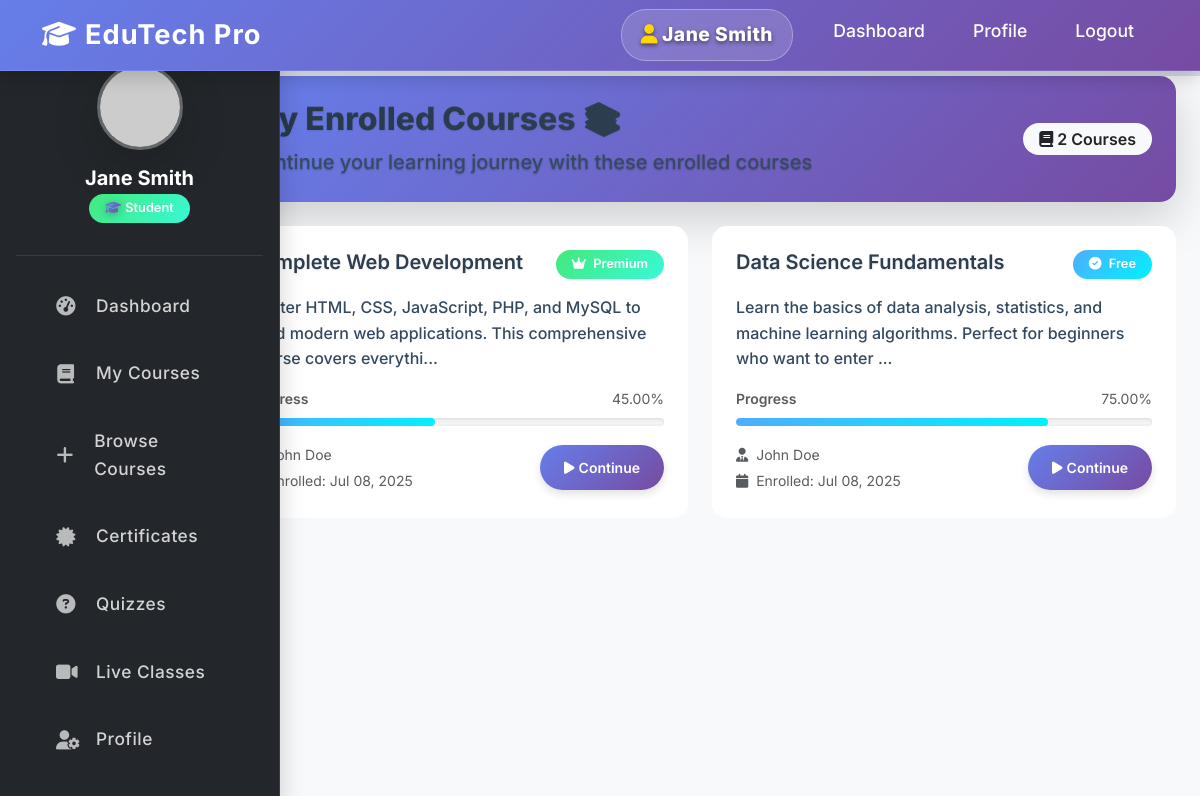
Screenshot of /student/enrolled_courses.php (signed in) with the database file from the repository.
### tables this page shows
CREATE TABLE IF NOT EXISTS `users` (
    `id` INT AUTO_INCREMENT PRIMARY KEY,
    `google_id` VARCHAR(255) UNIQUE,
    `username` VARCHAR(50) UNIQUE,
    `email` VARCHAR(100) UNIQUE NOT NULL,
    `password` VARCHAR(255),
    `full_name` VARCHAR(100) NOT NULL,
    `role` ENUM('admin', 'teacher', 'student') NOT NULL,
    `profile_image` VARCHAR(255),
    `phone` VARCHAR(20),
    `address` TEXT,
    `status` ENUM('active', 'inactive', 'pending') DEFAULT 'active',
    `created_at` TIMESTAMP DEFAULT CURRENT_TIMESTAMP,
    `updated_at` TIMESTAMP DEFAULT CURRENT_TIMESTAMP ON UPDATE CURRENT_TIMESTAMP
);

CREATE TABLE IF NOT EXISTS `enrollments` (
    `id` INT AUTO_INCREMENT PRIMARY KEY,
    `student_id` INT NOT NULL,
    `course_id` INT NOT NULL,
    `enrolled_at` TIMESTAMP DEFAULT CURRENT_TIMESTAMP,
    `progress` DECIMAL(5,2) DEFAULT 0.00,
    `completed_at` TIMESTAMP NULL,
    `last_accessed` TIMESTAMP NULL,
    `status` ENUM('active', 'completed', 'cancelled') DEFAULT 'active',
    FOREIGN KEY (`student_id`) REFERENCES `users`(`id`) ON DELETE CASCADE,
    FOREIGN KEY (`course_id`) REFERENCES `courses`(`id`) ON DELETE CASCADE,
    UNIQUE KEY `unique_enrollment` (`student_id`, `course_id`)
);

CREATE TABLE IF NOT EXISTS `courses` (
    `id` INT AUTO_INCREMENT PRIMARY KEY,
    `title` VARCHAR(200) NOT NULL,
    `description` TEXT,
    `instructor_id` INT,
    `category` VARCHAR(100),
    `level` ENUM('beginner', 'intermediate', 'advanced') DEFAULT 'beginner',
    `price` DECIMAL(10,2) DEFAULT 0.00,
    `is_premium` BOOLEAN DEFAULT FALSE,
    `thumbnail` VARCHAR(255),
    `duration` INT DEFAULT 0,
    `total_lessons` INT DEFAULT 0,
    `total_students` INT DEFAULT 0,
    `rating` DECIMAL(3,2) DEFAULT 0.00,
    `status` ENUM('draft', 'published', 'archived') DEFAULT 'draft',
    `created_at` TIMESTAMP DEFAULT CURRENT_TIMESTAMP,
    `updated_at` TIMESTAMP DEFAULT CURRENT_TIMESTAMP ON UPDATE CURRENT_TIMESTAMP,
    FOREIGN KEY (`instructor_id`) REFERENCES `users`(`id`) ON DELETE SET NULL
);

### student/enrolled_courses.php (the view, shortened to what this page needs)
<?php
require_once '../config/database.php';
$student_id = $_SESSION['student_id'];
$stmt = $pdo->prepare("SELECT * FROM users WHERE id = ?");
$stmt->execute([$student_id]);
$student = $stmt->fetch();
$stmt = $pdo->prepare("
    SELECT e.*, c.*, u.full_name as instructor_name
    FROM enrollments e
    JOIN courses c ON e.course_id = c.id
    LEFT JOIN users u ON c.instructor_id = u.id
    WHERE e.student_id = ?
    ORDER BY e.enrolled_at DESC
");
$stmt->execute([$student_id]);
$enrolledCourses = $stmt->fetchAll();
?><!DOCTYPE html>
<html lang="en">
<head>
    <link href="https://cdn.jsdelivr.net/npm/bootstrap@5.3.0/dist/css/bootstrap.min.css" rel="stylesheet">
    <link href="https://cdnjs.cloudflare.com/ajax/libs/font-awesome/6.4.0/css/all.min.css" rel="stylesheet">
    <link href="../assets/css/style.css" rel="stylesheet">
    <link href="../assets/css/student-dashboard.css" rel="stylesheet">
</head>
<body>
    <nav class="navbar navbar-expand-lg navbar-dark bg-success fixed-top">
        <div class="container">
            <a class="navbar-brand fw-bold" href="dashboard.php">
                <i class="fas fa-graduation-cap me-2"></i>EduTech Pro
            </a>
            <div class="collapse navbar-collapse" id="navbarNav">
                <ul class="navbar-nav ms-auto">
                    <li class="nav-item">
                        <span class="nav-link text-light fw-semibold">
                            <i class="fas fa-user me-1"></i><?php echo htmlspecialchars($student['full_name']); ?>
                        </span>
                    </li>
                    <li class="nav-item"><a class="nav-link" href="dashboard.php">Dashboard</a></li>
                    <li class="nav-item"><a class="nav-link" href="profile.php">Profile</a></li>
                    <li class="nav-item"><a class="nav-link" href="logout.php">Logout</a></li>
                </ul>
            </div>
        </div>
    </nav>
    <div class="container-fluid" style="margin-top: 76px;">
        <div class="row">
            <nav class="col-md-3 col-lg-2 d-md-block sidebar collapse">
                <div class="position-sticky">
                    <div class="text-center mb-4">
                        <div class="student-avatar mb-3">
                            <img src="https://ui-avatars.com/api/?name=<?php echo urlencode($student['full_name']); ?>&background=667eea&color=fff&size=80&font-size=0.4" class="rounded-circle shadow-lg" alt="Avatar">
                        </div>
                        <h5 class="text-white fw-bold mb-1"><?php echo htmlspecialchars($student['full_name']); ?></h5>
                        <span class="badge bg-warning text-dark">
                            <i class="fas fa-graduation-cap me-1"></i>Student
                        </span>
                    </div>
                    <ul class="nav flex-column">
                        <li class="nav-item">
                            <a class="nav-link" href="dashboard.php">
                                <i class="fas fa-tachometer-alt me-2"></i>
                                Dashboard
                            </a>
                        </li>
                        <li class="nav-item">
                            <a class="nav-link" href="enrolled_courses.php">
                                <i class="fas fa-book me-2"></i>
                                My Courses
                            </a>
                        </li>
                        <li class="nav-item">
                            <a class="nav-link" href="browse_courses.php">
                                <i class="fas fa-plus me-2"></i>
                                Browse Courses
                            </a>
                        </li>
                        <li class="nav-item">
                            <a class="nav-link" href="certificates.php">
                                <i class="fas fa-certificate me-2"></i>
                                Certificates
                            </a>
                        </li>
                        <li class="nav-item">
                            <a class="nav-link" href="quizzes.php">
                                <i class="fas fa-question-circle me-2"></i>
                                Quizzes
                            </a>
                        </li>
                        <li class="nav-item">
                            <a class="nav-link" href="live_classes.php">
                                <i class="fas fa-video me-2"></i>
                                Live Classes
                            </a>
                        </li>
                        <li class="nav-item">
                            <a class="nav-link" href="profile.php">
                                <i class="fas fa-user-cog me-2"></i>
                                Profile
                            </a>
                        </li>
                    </ul>
                </div>
            </nav>
            <main class="col-md-9 ms-sm-auto col-lg-10 px-md-4 dashboard-main-content">
                <div class="dashboard-hero mb-4 p-4 rounded-4 shadow-lg fade-in-up">
                    <div class="d-flex justify-content-between align-items-center">
                        <div>
                            <h1 class="h2 fw-bold text-gradient mb-2">My Enrolled Courses 📚</h1>
                            <p class="mb-0 opacity-75 fs-5">Continue your learning journey with these enrolled courses</p>
                        </div>
                        <div class="text-end">
                            <span class="badge bg-light text-dark fs-6">
                                <i class="fas fa-book me-1"></i><?php echo count($enrolledCourses); ?> Courses
                            </span>
                        </div>
                    </div>
                </div>
                <div class="row">
                    <?php if (empty($enrolledCourses)): ?>
                        <div class="col-12">
                            <div class="dashboard-card p-5 text-center empty-state">
                                <i class="fas fa-book-open fa-4x text-muted mb-4"></i>
                                <h4 class="text-muted mb-3">No courses enrolled yet</h4>
                                <p class="text-muted mb-4">Start your learning journey by browsing and enrolling in courses</p>
                                <a href="browse_courses.php" class="btn btn-primary btn-lg">
                                    <i class="fas fa-plus me-2"></i>Browse Courses
                                </a>
                            </div>
                        </div>
                    <?php else: ?>
                        <?php foreach ($enrolledCourses as $course): ?>
                            <div class="col-lg-6 mb-4 fade-in-up">
                                <div class="card h-100 position-relative">
                                    <div class="card-body p-4">
                                        <div class="d-flex justify-content-between align-items-start mb-3">
                                            <h5 class="card-title fw-bold mb-0"><?php echo htmlspecialchars($course['title']); ?></h5>
                                            <span class="badge <?php echo $course['is_premium'] ? 'bg-warning' : 'bg-success'; ?>">
                                                <i class="fas fa-<?php echo $course['is_premium'] ? 'crown' : 'check-circle'; ?> me-1"></i>
                                                <?php echo $course['is_premium'] ? 'Premium' : 'Free'; ?>
                                            </span>
                                        </div>
                                        <p class="card-text text-muted mb-3"><?php echo htmlspecialchars(substr($course['description'], 0, 120)) . '...'; ?></p>
                                        <div class="mb-3">
                                            <div class="d-flex justify-content-between align-items-center mb-2">
                                                <small class="text-muted fw-semibold">Progress</small>
                                                <small class="text-muted"><?php echo $course['progress']; ?>%</small>
                                            </div>
                                            <div class="progress" style="height: 8px;">
                                                <div class="progress-bar" role="progressbar" style="width: <?php echo $course['progress']; ?>%" aria-valuenow="<?php echo $course['progress']; ?>" aria-valuemin="0" aria-valuemax="100"></div>
                                            </div>
                                        </div>
                                        <div class="d-flex justify-content-between align-items-center">
                                            <div>
                                                <small class="text-muted">
                                                    <i class="fas fa-user-tie me-1"></i>
                                                    <?php echo htmlspecialchars($course['instructor_name']); ?>
                                                </small>
                                                <br>
                                                <small class="text-muted">
                                                    <i class="fas fa-calendar me-1"></i>
                                                    Enrolled: <?php echo date('M d, Y', strtotime($course['enrolled_at'])); ?>
                                                </small>
                                            </div>
                                            <div class="d-flex gap-2">
                                                <a href="course.php?id=<?php echo $course['id']; ?>" class="btn btn-primary btn-sm">
                                                    <i class="fas fa-play me-1"></i>Continue
                                                </a>
                                            </div>
                                        </div>
                                    </div>
                                </div>
                            </div>
                        <?php endforeach; ?>
                    <?php endif; ?>
                </div>
            </main>
        </div>
    </div>
</body>
</html>

### assets/css/style.css (style rules this page uses)
:root { --primary-color: #0d6efd; --secondary-color: #6c757d; --success-color: #198754; --warning-color: #ffc107; --danger-color: #dc3545; --light-color: #f8f9fa; --dark-color: #212529; }
* { margin: 0; padding: 0; box-sizing: border-box; }
body { font-family: 'Segoe UI', Tahoma, Geneva, Verdana, sans-serif; line-height: 1.6; color: var(--dark-color); padding-top: 76px; }
.card { transition: transform 0.3s ease, box-shadow 0.3s ease; border-radius: 15px; }
.btn { border-radius: 25px; padding: 10px 25px; font-weight: 600; transition: all 0.3s ease; }
.btn-primary { background: linear-gradient(135deg, var(--primary-color), #0056b3); border: none; }
.navbar { background: linear-gradient(90deg, #0d6efd 60%, #0056b3 100%) !important; box-shadow: 0 2px 10px rgba(0,0,0,0.08); }
.navbar .navbar-brand { font-weight: 700; font-size: 1.7rem; color: #fff !important; letter-spacing: 1px; }
.navbar .nav-link, .navbar .dropdown-toggle { color: #fff !important; font-size: 1.1rem; margin-left: 1rem; margin-right: 1rem; transition: color 0.2s; }
body { padding-top: 76px; }
.fade-in-up { animation: fadeInUp 0.6s ease-out; }
.progress { height: 10px; border-radius: 5px; background-color: #e9ecef; }
.progress-bar { border-radius: 5px; background: linear-gradient(135deg, var(--primary-color), #0056b3); }
.sidebar { background: #23272b !important; color: #f8f9fa; box-shadow: 2px 0 16px rgba(0,0,0,0.08); border-top: none !important; border-right: 1px solid #222831; margin-top: 0 !important; border-top-left-radius: 0 !important; border-top-right-radius: 0 !important; top: 0; position: sticky; height: 100vh; z-index: 1029; display: flex; flex-direction: column; min-width: 220px; padding: 2rem 1rem 1rem 1rem; }
.sidebar .text-center { margin-top: 0 !important; margin-bottom: 2rem !important; }
.sidebar .nav-link { color: #f8f9fa !important; background: transparent; padding: 0.75rem 1.25rem; border-radius: 8px; margin-bottom: 0.5rem; font-size: 1.08rem; font-weight: 500; letter-spacing: 0.5px; transition: background 0.2s, color 0.2s, box-shadow 0.2s; display: flex; align-items: center; gap: 0.75rem; }
.sidebar .nav-link i { font-size: 1.2rem; opacity: 0.85; }
.badge { padding: 0.5rem 1rem; border-radius: 20px; font-weight: 600; }
.container-fluid, .row, main { margin-top: 0 !important; }
.dashboard-main-content { margin-top: 0 !important; }
.sidebar .text-center { margin-top: 0 !important; margin-bottom: 1rem !important; }

### rows the page displays
users: full_name "Jane Smith"
enrollments: course.title "Complete Web Development", shows "Premium", course.description "Master HTML, CSS, JavaScript, PHP, and MySQL to build modern web applications. This comprehensive course covers everythi", progress "45.00", users.full_name "John Doe", enrolled_at "Jul 08, 2025"
enrollments: course.title "Data Science Fundamentals", shows "Free", course.description "Learn the basics of data analysis, statistics, and machine learning algorithms. Perfect for beginners who want to enter", progress "75.00", users.full_name "John Doe", enrolled_at "Jul 08, 2025"

### other values shown
count($enrolledCourses) "2"
